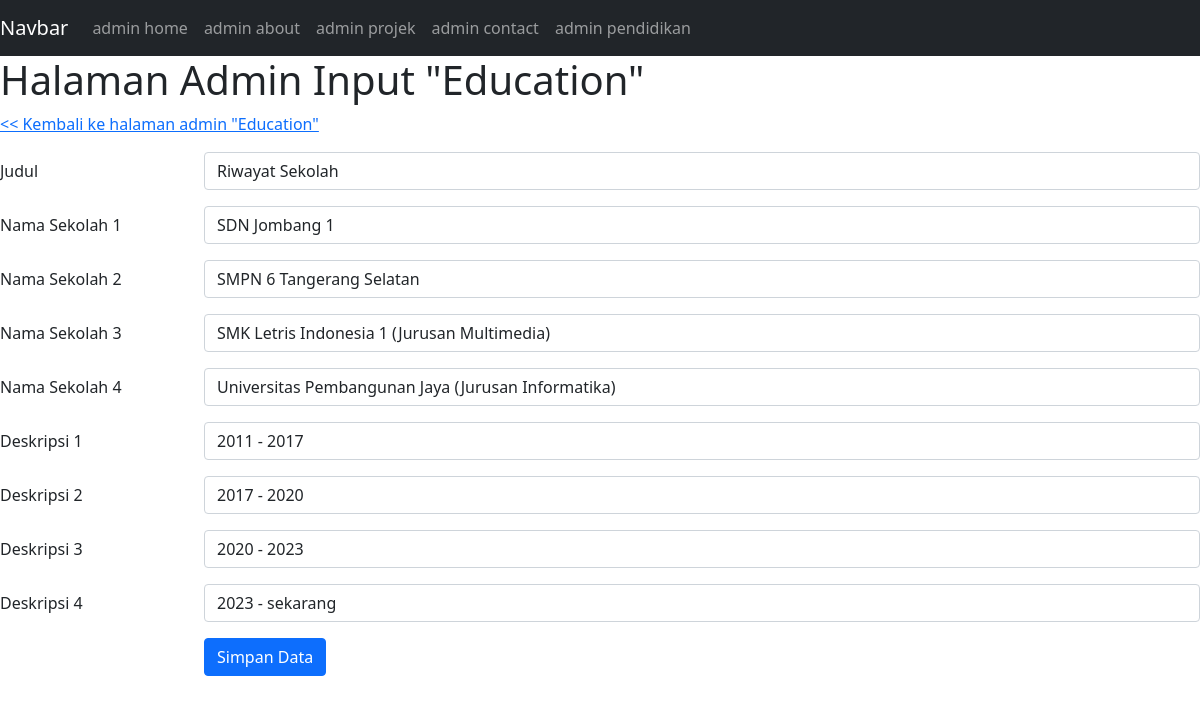
Page /admin/halaman_input_education.php?id=1 on the committed database.
### tables this page shows
CREATE TABLE `education` (
  `id` int(11) NOT NULL,
  `judul` varchar(200) NOT NULL,
  `nama_sekolah1` varchar(200) NOT NULL,
  `nama_sekolah2` varchar(200) NOT NULL,
  `nama_sekolah3` varchar(300) NOT NULL,
  `nama_sekolah4` varchar(400) NOT NULL,
  `deskripsi1` varchar(400) NOT NULL,
  `deskripsi2` varchar(400) NOT NULL,
  `deskripsi3` varchar(400) NOT NULL,
  `deskripsi4` varchar(400) NOT NULL
);

### admin/halaman_input_education.php (the view, shortened to what this page needs)
<?php include("inc_header.php") ?>
<?php
$judul      = "";
$nama_sekolah1  = "";
$nama_sekolah2  = "";
$nama_sekolah3  = "";
$nama_sekolah4  = "";
$deskripsi1     = "";
$deskripsi2     = "";
$deskripsi3     = "";
$deskripsi4     = "";
if (isset($_GET['id'])) {
    $id = $_GET['id'];
    $sql1 = "SELECT * FROM education WHERE id = '$id'";
    $q1   = mysqli_query($koneksi, $sql1);
    $r1   = mysqli_fetch_array($q1);
    if ($r1) {
        $judul          = $r1['judul'];
        $nama_sekolah1  = $r1['nama_sekolah1'];
        $nama_sekolah2  = $r1['nama_sekolah2'];
        $nama_sekolah3  = $r1['nama_sekolah3'];
        $nama_sekolah4  = $r1['nama_sekolah4'];
        $deskripsi1     = $r1['deskripsi1'];
        $deskripsi2     = $r1['deskripsi2'];
        $deskripsi3     = $r1['deskripsi3'];
        $deskripsi4     = $r1['deskripsi4'];
    } else {
        $error = "Data tidak ditemukan";
    }
}
?>
<h1>Halaman Admin Input "Education"</h1>
<div class="mb-3 row">
    <a href="halaman-education.php"><< Kembali ke halaman admin "Education"</a>
</div>
<form action="" method="post">
    <div class="mb-3 row">
        <label for="nama" class="col-sm-2 col-form-label">Judul</label>
        <div class="col-sm-10">
            <input type="text" class="form-control" id="judul" value="<?php echo htmlspecialchars($judul) ?>" name="judul">
        </div>
    </div>
    <div class="mb-3 row">
        <label for="bio" class="col-sm-2 col-form-label">Nama Sekolah 1</label>
        <div class="col-sm-10">
            <input type="text" class="form-control" id="nama_sekolah1" value="<?php echo htmlspecialchars($nama_sekolah1) ?>" name="nama_sekolah1">
        </div>
    </div>
    <div class="mb-3 row">
        <label for="button" class="col-sm-2 col-form-label">Nama Sekolah 2</label>
        <div class="col-sm-10">
            <input type="text" class="form-control" id="nama_sekolah2" value="<?php echo htmlspecialchars($nama_sekolah2) ?>" name="nama_sekolah2">
        </div>
    </div>
    <div class="mb-3 row">
        <label for="button" class="col-sm-2 col-form-label">Nama Sekolah 3</label>
        <div class="col-sm-10">
            <input type="text" class="form-control" id="nama_sekolah3" value="<?php echo htmlspecialchars($nama_sekolah3) ?>" name="nama_sekolah3">
        </div>
    </div>
    <div class="mb-3 row">
        <label for="button" class="col-sm-2 col-form-label">Nama Sekolah 4</label>
        <div class="col-sm-10">
            <input type="text" class="form-control" id="nama_sekolah4" value="<?php echo htmlspecialchars($nama_sekolah4) ?>" name="nama_sekolah4">
        </div>
    </div>
    <div class="mb-3 row">
        <label for="button" class="col-sm-2 col-form-label">Deskripsi 1</label>
        <div class="col-sm-10">
            <input type="text" class="form-control" id="deskripsi1" value="<?php echo htmlspecialchars($deskripsi1) ?>" name="deskripsi1">
        </div>
    </div>
    <div class="mb-3 row">
        <label for="button" class="col-sm-2 col-form-label">Deskripsi 2</label>
        <div class="col-sm-10">
            <input type="text" class="form-control" id="deskripsi2" value="<?php echo htmlspecialchars($deskripsi2) ?>" name="deskripsi2">
        </div>
    </div>
    <div class="mb-3 row">
        <label for="button" class="col-sm-2 col-form-label">Deskripsi 3</label>
        <div class="col-sm-10">
            <input type="text" class="form-control" id="deskripsi3" value="<?php echo htmlspecialchars($deskripsi3) ?>" name="deskripsi3">
        </div>
    </div>
    <div class="mb-3 row">
        <label for="button" class="col-sm-2 col-form-label">Deskripsi 4</label>
        <div class="col-sm-10">
            <input type="text" class="form-control" id="deskripsi4" value="<?php echo htmlspecialchars($deskripsi4) ?>" name="deskripsi4">
        </div>
    </div>
    <div class="mb-3 row">
        <div class="col-sm-2"></div>
        <div class="col-sm-10">
            <input type="submit" name="simpan" value="Simpan Data" class="btn btn-primary" />
        </div>
    </div>
</form>

### rows in the picture
education: judul "Riwayat Sekolah", nama_sekolah1 "SDN Jombang 1", nama_sekolah2 "SMPN 6 Tangerang Selatan", nama_sekolah3 "SMK Letris Indonesia 1 (Jurusan Multimedia)", nama_sekolah4 "Universitas Pembangunan Jaya (Jurusan Informatika)", deskripsi1 "2011 - 2017", deskripsi2 "2017 - 2020", deskripsi3 "2020 - 2023", deskripsi4 "2023 - sekarang"
